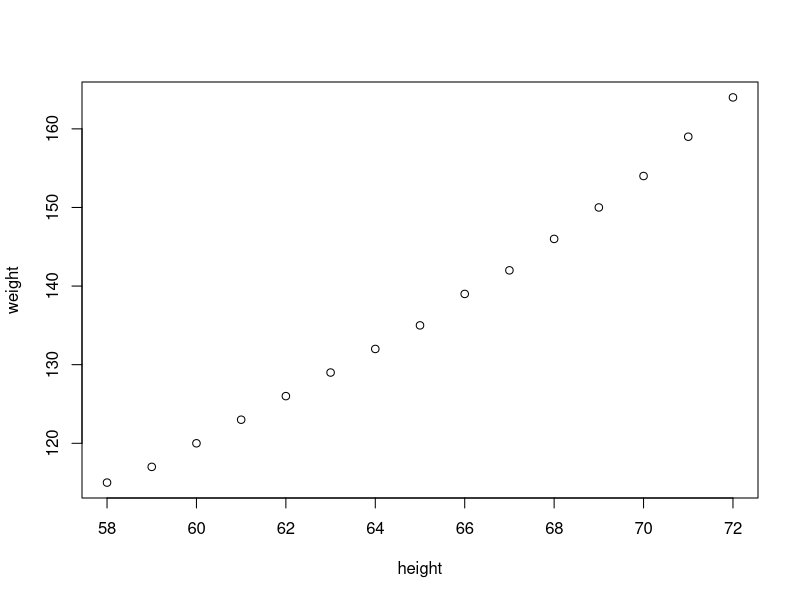
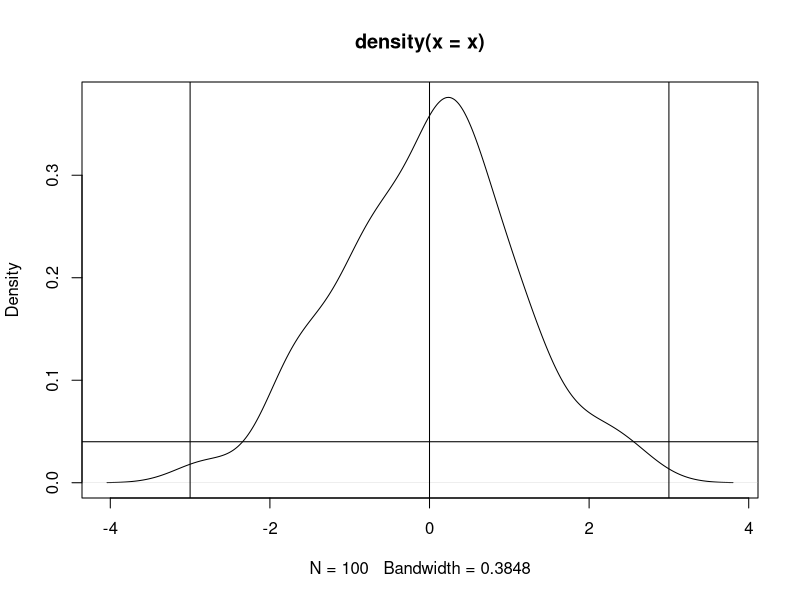
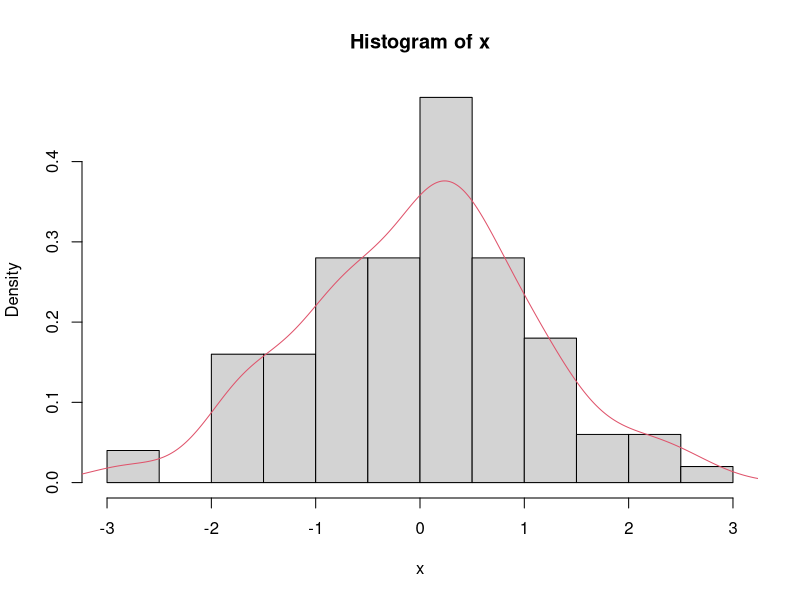

Generate these figures, in order, with R:
#This is a comment and will not be executed
mtcars
# to execute a line CTRL+Enter

x1 = c(1,6)
x1[2]
x1[c(1,3)]

x2 <- c(4,35,34,77)
x2
print(x2)

class(x1)

#vector, metric, dataframes - datastructure

mean(x1)

(x3 = 1:100)
min(x3)
max(x3)
sd(x3)

women

plot(women)

class(women)

(x = rnorm(100))
mean(x); sd(x)
plot(density(x))
abline(v=c(-3,0,3))
abline(u = mean(x), h = 0.04)
hist(x, freq = F)
lines(density(x), col = 2)
